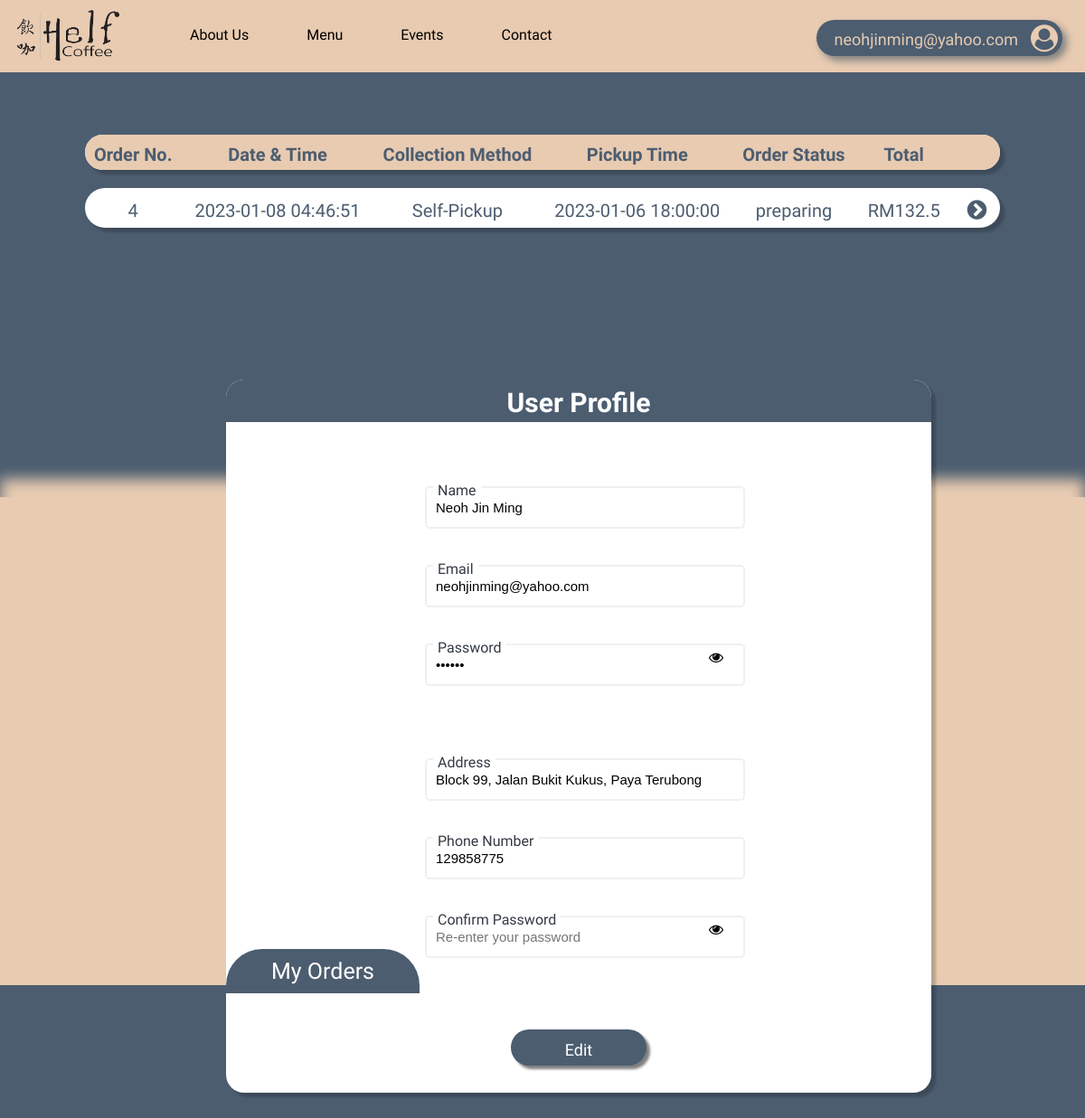
Before: /User/profile.php (signed in) with the older database file.
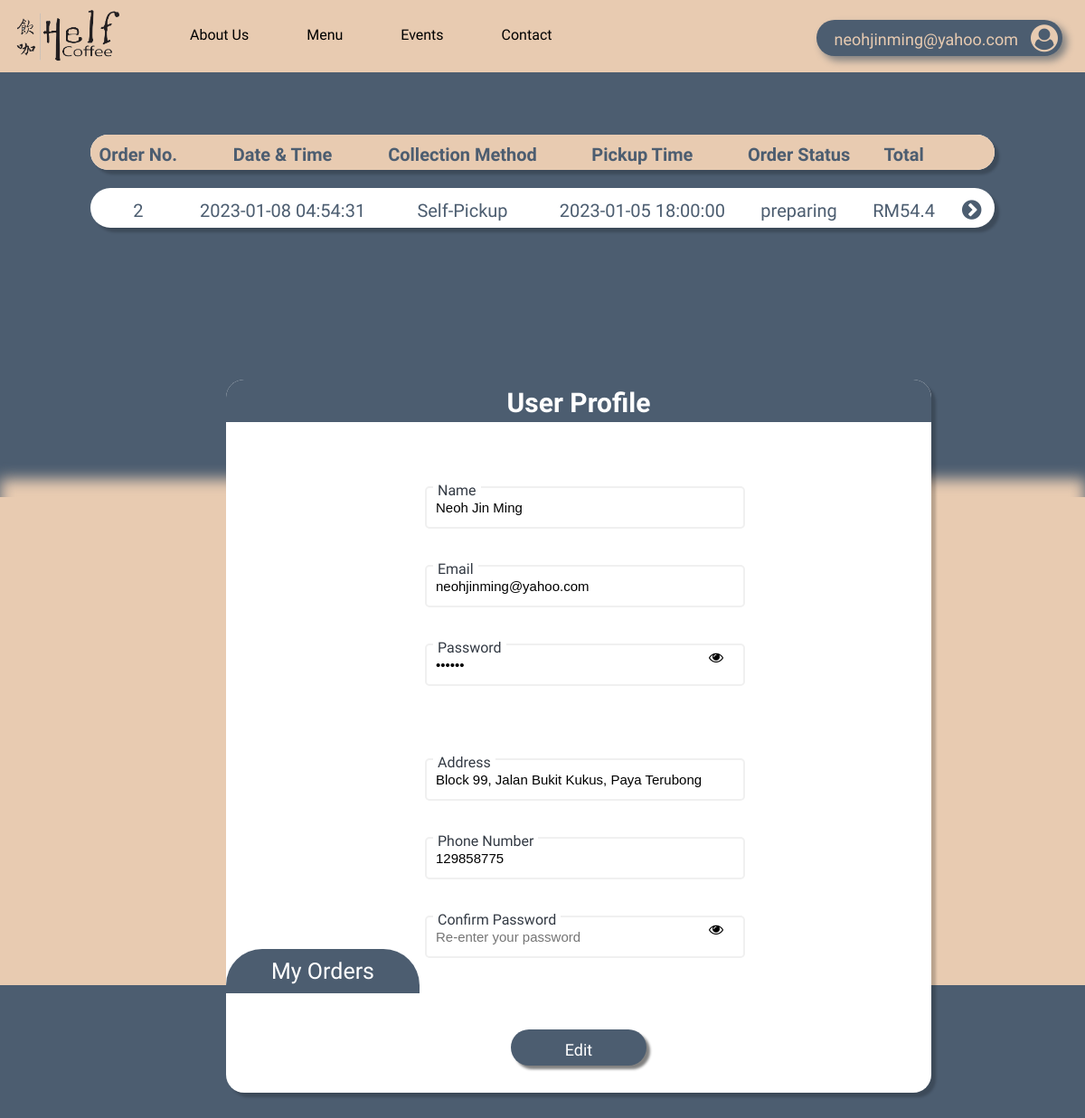
After: the same page with the newer database file.
### tables this page shows
CREATE TABLE `customer` (
  `id` int(20) NOT NULL,
  `name` text NOT NULL,
  `email` text NOT NULL,
  `address` text NOT NULL,
  `password` text NOT NULL,
  `phone` int(15) NOT NULL,
  `payment_method` text NOT NULL,
  `credit_score` int(2) NOT NULL
);

CREATE TABLE `orders` (
  `order_id` int(11) NOT NULL,
  `customer_id` int(10) NOT NULL,
  `order_amount` double NOT NULL,
  `order_date` datetime NOT NULL,
  `order_collection` text NOT NULL,
  `pickup_time` datetime DEFAULT NULL,
  `Status` varchar(10) NOT NULL DEFAULT 'preparing'
);

### User/profile.php (the view, shortened to what the changed rows need)
<!DOCTYPE html>
<html lang="en">
<head>
    <link rel="stylesheet" href="css/profile_style.css">
    <link rel="stylesheet" href="https://cdnjs.cloudflare.com/ajax/libs/font-awesome/4.7.0/css/font-awesome.min.css">
</head>
<body>
<?php
    include 'dbConnection.php';
?>
    <?php
        $current_id = $_SESSION['id'];
        $sql =  $conn->query("SELECT * FROM customer WHERE id = $current_id ");
        if($sql->num_rows > 0){
            while($data = $sql->fetch_assoc()){
    ?>
    <div class="content_container" >
    <div class = "form_container">
        <h1 class="title" >User Profile</h1>
        <form action="<?php echo htmlspecialchars($_SERVER["PHP_SELF"]); ?>" method="post" class="form" id="form">
            <div class="input_container">
                <div class="user_input">
                    <label class="input_field" >&nbsp;Name&nbsp;</label>
                    <input type="text" id="name" name="name" value="<?php echo $data['name'] ?>" placeholder="<?php echo $data['name'] ?>">
                </div>
                <div class="user_input">
                    <label class="input_field">&nbsp;Email&nbsp;</label>
                    <input type="text" id="email" name="email" value="<?php echo $data['email'] ?>" placeholder="<?php echo $data['email'] ?>">
                </div>
                <div class="user_input">
                    <label class="input_field">&nbsp;Password&nbsp;</label>
                    <input type="password" id="password" name="password" value="<?php echo $data['password'] ?>">
                    <i class="fa fa-eye" id="togglePassword" onclick="togglePassword()"></i>
                </div>
            </div>
            <div class="input_container">
                <div class="user_input">
                    <label class="input_field">&nbsp;Address&nbsp;</label>
                    <input type="text" id="address" name="address" value="<?php echo $data['address'] ?>" placeholder="<?php echo $data['address'] ?>">
                </div>
                <div class="user_input">
                    <label class="input_field">&nbsp;Phone Number&nbsp;</label>
                    <input type="text" id="phone" name="phone" value="<?php echo $data['phone'] ?>" placeholder="<?php echo $data['phone'] ?>">
                </div>
                <div class="user_input">
                    <label class="input_field">&nbsp;Confirm Password&nbsp;</label>
                    <input type="password" id="password2" name="password2" placeholder="Re-enter your password">
                    <i class="fa fa-eye" id="togglePassword2" onclick="togglePassword2()"></i>
                </div>
            </div>
            <br>
            <button class="submit" type="submit" value="Register">Edit</button>
        </form>
        <?php
             }
        }
        ?>
    </div>
    </div>
    <div class="order_container" >
        <table class="order_details">
                <thead>
                    <tr>
                        <th>Order No.</th>
                        <th>Date & Time</th>
                        <th>Collection Method</th>
                        <th>Pickup Time</th>
                        <th>Order Status</th>
                        <th>Total</th>
                        <th></th>
                    </tr>
                </thead>
                <tbody>
                    <?php
                    $customerid = $_SESSION['id'];
                    $sql = $conn->query("SELECT * FROM orders WHERE customer_id = $customerid ORDER by order_id ");
                    if($sql->num_rows > 0 ){
                        while($data=$sql->fetch_assoc()){
                    ?>
                    <tr>
                        <td><?php echo $data['order_id'] ?></td>
                        <td><?php echo $data['order_date'] ?></td>
                        <td><?php echo $data['order_collection'] ?></td>
                        <td><?php echo $data['pickup_time'] ?></td>
                        <td><?php echo $data['Status'] ?></td>
                        <td>RM<?php echo $data['order_amount'] ?></td>
                        <td><div onclick="togglePopup_<?php echo $data['order_id']?>()"><i class="fa fa-chevron-circle-right" aria-hidden="true"></i></div></td>
                    </tr>
                    <?php
                        }}
                    ?>
                </tbody>
        </table>
    </div>
</body>
</html>

Changed rows visible on the page:
removed orders: order_id "4", order_date "2023-01-08 04:46:51", order_collection "Self-Pickup", pickup_time "2023-01-06 18:00:00", Status "preparing", order_amount "132.5"
added orders: order_id "2", order_date "2023-01-08 04:54:31", order_collection "Self-Pickup", pickup_time "2023-01-05 18:00:00", Status "preparing", order_amount "54.4"
